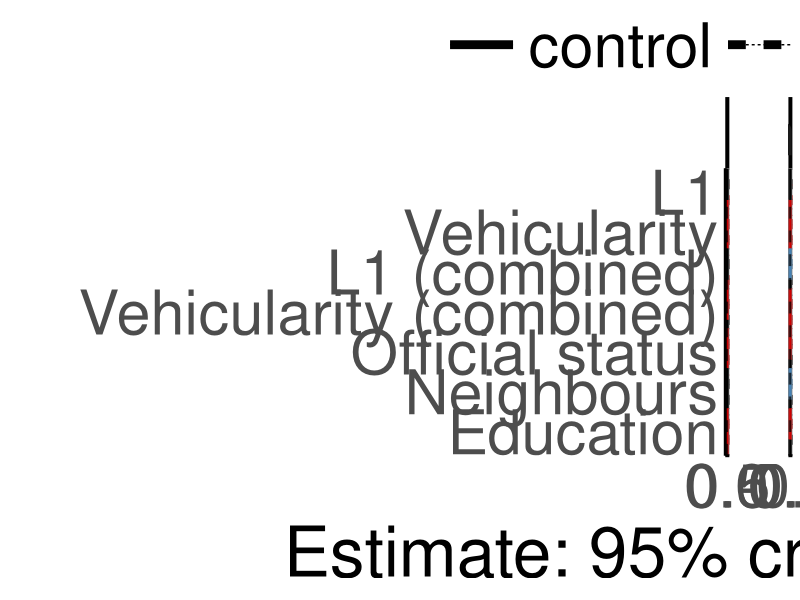
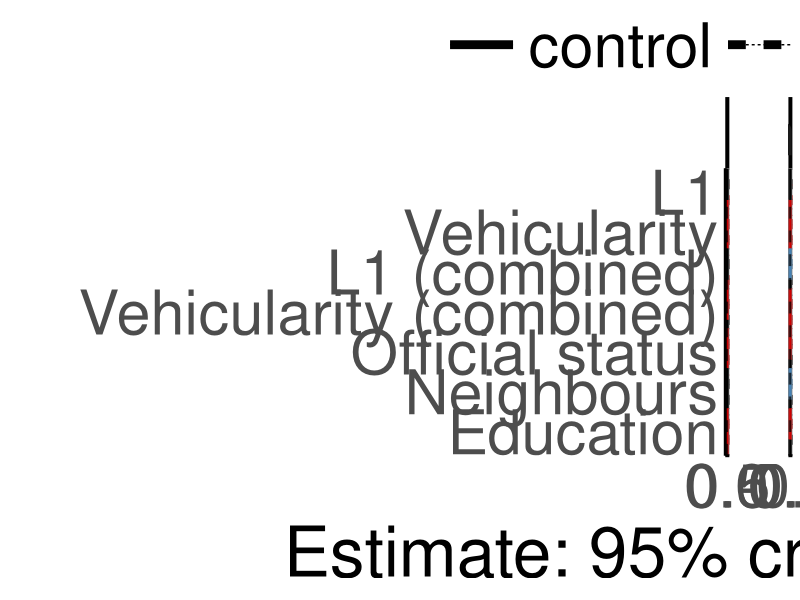
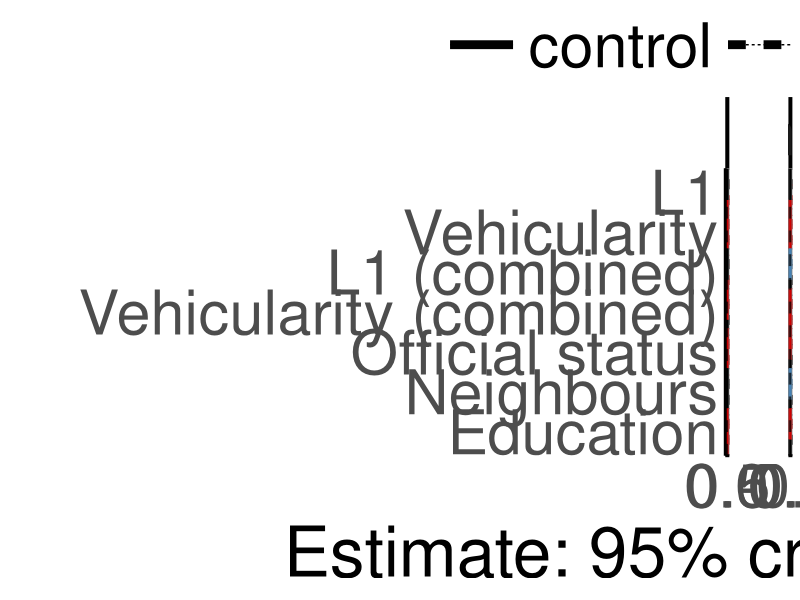
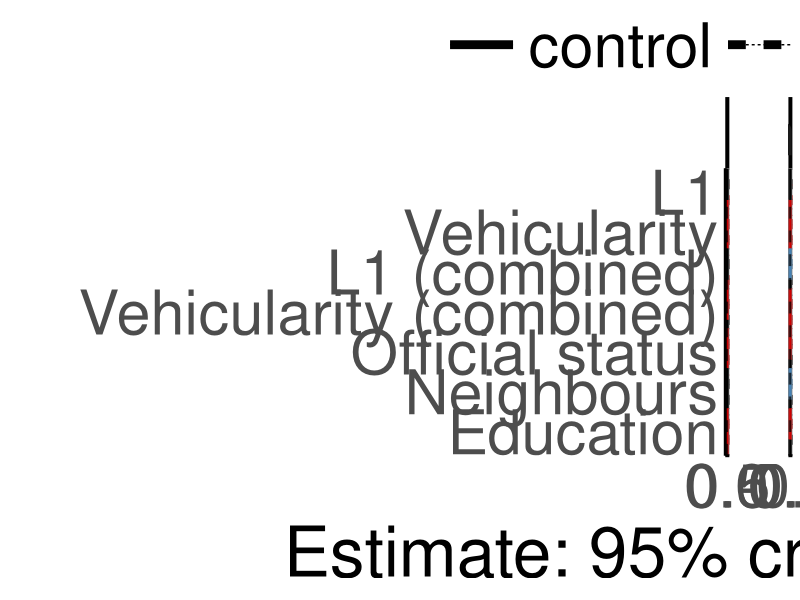
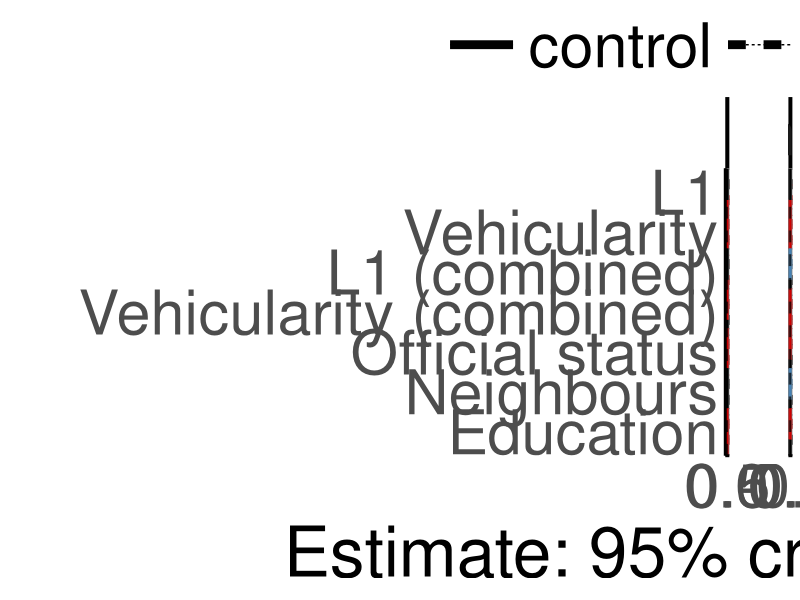
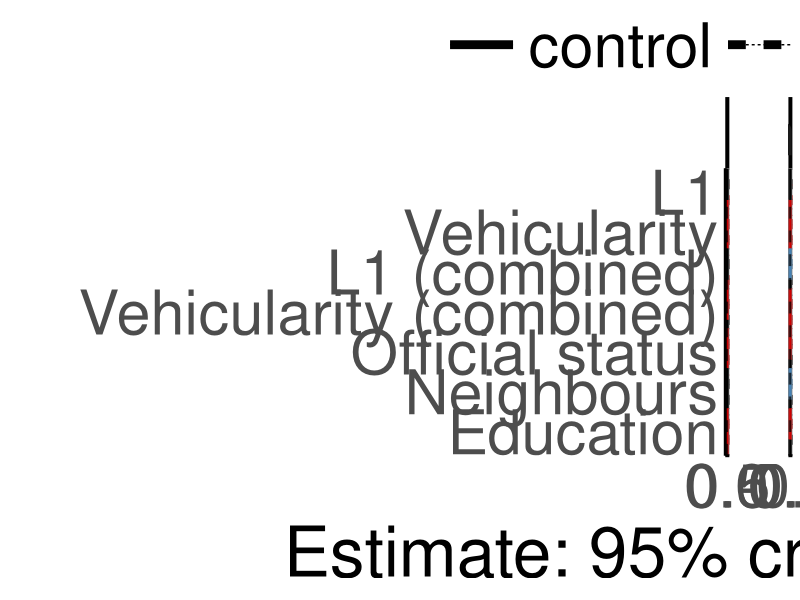

Generate these figures, in order, with R:
suppressPackageStartupMessages({
  library(dplyr)
  library(ggplot2)
})

# script was written by Olena Shcherbakova and modified by Sam Passmore

effs_I <-
  read.csv("output_tables_reanalysis_reduced/ effects Informativity_reanalysis_social_models .csv")
effs_I$variable <- "informativity"

effs_B <-
  read.csv("output_tables_reanalysis_reduced/ effects Boundness_reanalysis_social_models .csv")
effs_B$variable <- "fusion"

effs_B <- effs_B %>%
  rename(lower = 2,
         upper = 4,
         mean = 3)

effs_I <- effs_I %>%
  rename(lower = 2,
         upper = 4,
         mean = 3)

effs_1 <- as.data.frame(rbind(effs_B, effs_I))

effs_1$control <- "yes"

effs_I <-
  read.csv("output_tables_reanalysis_reduced/ effects Informativity_reanalysis_social_only_models .csv")
effs_I$variable <- "informativity"

effs_B <-
  read.csv("output_tables_reanalysis_reduced/ effects Boundness_reanalysis_social_only_models .csv")
effs_B$variable <- "fusion"

effs_B <- effs_B %>%
  rename(lower = 2,
         upper = 4,
         mean = 3)

effs_I <- effs_I %>%
  rename(lower = 2,
         upper = 4,
         mean = 3)

effs_2 <- as.data.frame(rbind(effs_B, effs_I))
effs_2$control <- "no"

effs_1 <- effs_1 %>%
  rename(lower = 2,
         upper = 4,
         mean = 3)

effs_2 <- effs_2 %>%
  rename(lower = 2,
         upper = 4,
         mean = 3)

effs <- as.data.frame(rbind(effs_1, effs_2))

effs_main <- effs %>%
  rename(lower = 2,
         upper = 4,
         mean = 3) %>%
  filter(!grepl("nonlinear", model)) %>%
  filter(!grepl("SD", effect)) %>%
  filter(!grepl("Intercept", effect))


#removing "(linear)" part within the model column
effs_main$model <- gsub("(\\s*\\(\\w+\\))", "", effs_main$model)

#adding "combined" after L1/L1 proportion where applicable
effs_main$effect <-
  ifelse(
    grepl("L1 speakers\\+", effs_main$model),
    paste(effs_main$effect, "(combined)"),
    effs_main$effect
  )

# effs_main <- effs_main %>%
#   mutate(
#     effect = dplyr::recode(
#       effect,
#       "L2 proportion (combined)" = "L2 (combined)",
#       "L1*L2 proportion" = "L1*L2",
#       "L2 proportion" = "L2"
#     )
#   )

eff_main_plot_df = effs_main %>%
  as.data.frame() %>%
  mutate_if(is.character, as.factor) %>%
  mutate(effect = factor(
    effect,
    levels = c(
      "Education",
      "Neighbours",
      "Official status",
      #"L1*L2",
      "L1*Vehicularity",
      #"L2 (combined)",
      "Vehicularity (combined)",
      "L1 (combined)",
      #"L2",
      "Vehicularity",
      "L1"
    )
  )) %>%
  mutate(importance = case_when((lower < 0 &
                                   upper < 0)  ~ "negative",
                                (lower > 0 &
                                   upper > 0)  ~ "positive",
                                (lower < 0 & upper > 0) |
                                  (lower < 0 &
                                     upper == 0) |
                                  (lower == 0 & upper > 0) ~ "no"
  )) %>%
  mutate(importance = as.factor(importance)) %>%
  mutate(importance = factor(
    importance,
    levels = c("no", "positive", "negative"),
    ordered = TRUE
  )) %>% 
  mutate(control = if_else(control == "yes", "control", "no control")) %>% 
  mutate(control = factor(control, levels = c("control", "no control"), ordered = TRUE))

dodge_width <- 0.8

effs_main_plot_bw <- ggplot(eff_main_plot_df,
                            aes(
                              y = effect,
                              x = mean,
                              linetype = control,
                              color = importance
                            )) +
  geom_errorbar(
    aes(xmin = lower, xmax = upper),
    width = 0.5,
    linewidth = 3,
    position = position_dodge(width = dodge_width)
  ) +
  geom_point(size = 10,
             position = position_dodge(width = dodge_width)) +
  geom_line(position = position_dodge(width = dodge_width)) +
  geom_vline(
    aes(xintercept = 0),
    linetype = 2,
    linewidth = 1,
    alpha = 0.7
  ) +
  scale_color_manual(values = c("black", "red3", "steelblue")) +
  ylab("") +
  xlab("Estimate: 95% credible interval") +
  #  theme_light() +
  theme_minimal() +
  facet_grid(. ~ variable, scales = "free_x", space = "free") +
  theme(
    text = element_text(size = 55), # face = "bold"),
    #    legend.text = element_text(size = 25),
    axis.title = element_text(size = 50),
    #    legend.title = element_text(size = 25),
    #    strip.text.x = element_text(size = 25),
    legend.spacing.y = unit(2.7, 'cm'),
    legend.key.width = unit(2, 'cm'),
    legend.direction = "horizontal",
    legend.position = "top",
    legend.title = element_blank(),
    axis.line = element_line(linewidth = 1),
    strip.background = element_rect(color = "black", linewidth = 2),
    panel.spacing.x = unit(15, "mm"),
    panel.grid = element_blank(),
    panel.border = element_rect(color = "gray 50", fill = NA)
  ) +
  guides(color = "none")


effs_main_plot_bw

ggsave(
  file = "output_reduced_reanalysis/effects_plot.png",
  plot = effs_main_plot_bw,
  height = 24,
  width = 30,
  dpi = 400
)


effs_main_plot_bw
ggsave(
  file = "output_reduced_reanalysis/effects_plot.pdf",
  plot = effs_main_plot_bw,
  height = 22,
  width = 36,
  dpi = 600
)

effs_main_plot_bw
ggsave(
  file = "output_reduced_reanalysis/effects_plot.jpeg",
  plot = effs_main_plot_bw,
  height = 22,
  width = 36,
  dpi = 600
)
